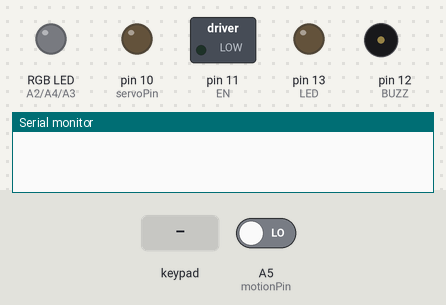
Bench run of a sketch on a simulated Arduino Uno, built with avr-gcc and run on an emulated ATmega328P. Parts: switched loads named in the sketch (green lamp = pin HIGH), an RGB LED mixed from three pins (HIGH = lit), output pins drawn as LEDs (lit = HIGH), buzzer (waves = sounding, pin HIGH), the last lines printed to the serial monitor. The test bench sets the inputs (shaded band); at power-on: A5 (motionPin) LOW.

Above: at 1.2 s.
1.3 s: keypad keys 1 2 3 A 4 5 pressed 0.4 s apart
At 3.46 s:
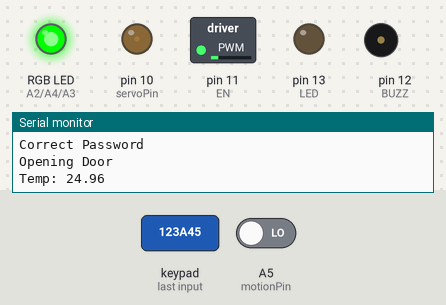
At 6.6 s:
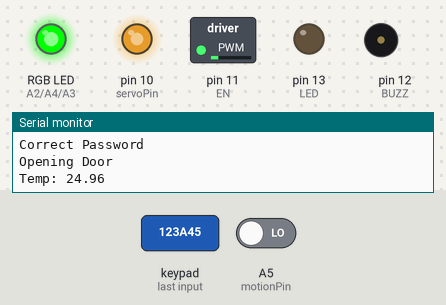
Timing chart, 0 to 8.1 s (numbered marks = the images above; inputs shaded):
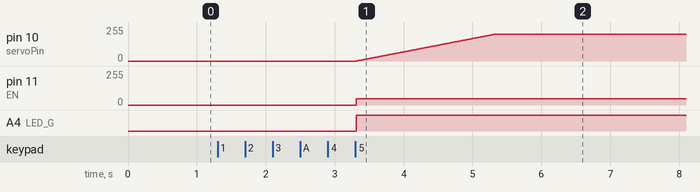

Measured:
- after the input at 1.3 s, pin 10 (servoPin): moves from 0/255 to 200/255 over 2.0 s, starting after 2.0 s; pin 11 (EN): 0/255 → 46/255 after 2.0 s; A4 (LED_G): LOW → HIGH after 2.0 s

The sketch:

ATmega_MindCloudProject.ino
```cpp
#include <Keypad.h>

#define BUZZ 12
#define LED 13
#define motionPin A5
#define servoPin 10
#define LDRPin A0
#define TempPin A1

#define LED_R A2
#define LED_G A4
#define LED_B A3

#define EN 11
bool doorOpen=0;
bool sysUnlock=0;

void setup(){

  pinMode(BUZZ, OUTPUT);
  pinMode(LED, OUTPUT);
  pinMode(motionPin, INPUT);
  pinMode(servoPin, OUTPUT);
  pinMode(LDRPin, INPUT);

  pinMode(LED_R, OUTPUT);
  pinMode(LED_G, OUTPUT);
  pinMode(LED_B, OUTPUT);

  pinMode(EN, OUTPUT);

  Serial.begin(9600);
}

//Door/

void openDoor(int start=0){
  for (int i=start; i<=200; i++){ //turn the servo motor
    analogWrite(servoPin, i);
    delay(10);
  }
}

void closeDoor(int end=200){
  for (int i=end; i>=0; i--){ //turn the servo motor
    //if (digitalRead(motionPin) == HIGH) return i; //if the door needs to open while it's closing, return with the value to start at opening
    analogWrite(servoPin, i);
    delay(10);
  }

  //return 60;
}


//KEYPAD Initials//
const byte ROWS = 4;
const byte COLS = 4;
char keys[ROWS][COLS] = {
  {'1','2','3','A'},
  {'4','5','6','B'},
  {'7','8','9','C'},
  {'*','0','#','D'}
};

//byte rowPins[ROWS] = {2, 3, 4, 5}; //connect to the row pinouts of the keypad
//byte colPins[COLS] = {6, 7, 8, 9}; //connect to the column pinouts of the keypad

byte rowPins[ROWS] = {9, 8, 7, 6}; //connect to the row pinouts of the keypad
byte colPins[COLS] = {5, 4, 3, 2}; //connect to the column pinouts of the keypad

Keypad keypad = Keypad( makeKeymap(keys), rowPins, colPins, ROWS, COLS );
int PW_Len = 6;
const int maxPW_Len = 32;
char Data[maxPW_Len]; //The incoming input password
char Master[maxPW_Len] = "123A45"; //The already set password
byte data_count = 0;
//bool CorrectPW;
//bool ChangePW;
////

//LDR//

void ldr(){

  const int threshold = 500;
  int sensor = analogRead(LDRPin);
  if(sensor<threshold){ //low light
    digitalWrite(LED,HIGH);  //turn LED on
  }
  else{
    digitalWrite(LED,LOW);  //turn LED off
  }
}

//TEMP//
//NOTE: The temp doesn't work because tinkercad doesn't have NTC sensors.
// The code below is for NTC Sensor (replace 500 with the comment line)

float temp;

void tempSense(){

  float v_ntc = 5.0/1023 * analogRead(TempPin); //* 500;//
  float current = (5.0-v_ntc)/10000.0;
  float r_ntc = v_ntc/current;
  temp = 1 / ( log(r_ntc/10000.0)/3950 + 1/(25.0+273.15)  ) -273.15;
  //temp=80;
  Serial.print("Temp: ");
  Serial.print(temp);
  Serial.print("\n");
  //delay(1500);


}

//RGB Light//

void setLED(char c){

  if (c=='G') digitalWrite(LED_G, HIGH);
  else digitalWrite(LED_G, LOW);
  if (c=='B') digitalWrite(LED_B, HIGH);
  else digitalWrite(LED_B, LOW);
  if (c=='R') digitalWrite(LED_R, HIGH);
  else digitalWrite(LED_R, LOW);

}

void RGB(float temp1){
  if (temp1<20){
  	setLED('B');
  }
  else if (temp1>=20 && temp1<=30){
  	setLED('G');
  }
  else {
  	setLED('R');
  }

}

//Motor Fan//

void motor(float temp1){

  //DC Motor R280 3-12V 13750RPM
  //analogWrite(EN, 255);

  if (temp1<20){
  	analogWrite(EN, 0);
  }
  else if (temp1>=20 && temp1<=30){
    int RMPtoAnalog = (temp*100/13750.0)*255;
  	analogWrite(EN, RMPtoAnalog);
  }
  else {
    int RMPtoAnalog = (3500/13750.0)*255;
  	analogWrite(EN, RMPtoAnalog);
  }
}

//System Functions//
void openCloseDoor(){
  startSys();

  sysUnlock=1;
  doorOpen=1;
  openDoor();
  delay(7000);
  closeDoor();
  doorOpen=0;
}

void startSys(){
  ldr();
  tempSense();
  RGB(temp);
  motor(temp);
}

//KEYPAD//
void kp(){

  delay(70);
  char key = keypad.getKey();

  if (key){
    Serial.print(key);
  	Serial.print("\n");
    Data[data_count]=key;
    data_count++;
  }

  if (data_count==PW_Len){

    if(!strcmp(Data, Master)){
      Serial.print("Correct Password\n");
      Serial.print("Opening Door\n");
      openCloseDoor();

      delay(1000);
      }
    else{
      //
      //SEND To Control Interface Too//
      //
      Serial.print("Incorrect Password\n");
      tone(BUZZ, 300, 500);

      delay(1000);
      }

  	//Clearing the data array
    data_count=0;
    for (int i=0; i<PW_Len; i++){
      Data[i]=0;
    }
  }


}


//Control Interface//

void ctrl(){

  if (Serial.available() > 0) {
    char msg[32] = "";
    int len = Serial.readBytes(msg, sizeof(msg) - 1); //msg buffer
    msg[len] = '\0';

    if (strcmp(msg, "open") == 0 && !doorOpen) {
      Serial.print("Opening Door\n");
      openCloseDoor();

    }
    else if (strcmp(msg, "change") == 0) {
        delay(5000);
        if (Serial.available() > 0) {
            len = Serial.readBytes(msg, sizeof(msg) - 1);
            msg[len] = '\0';

            if (strlen(msg) <30) {
              strcpy(Master, msg); //Copy new password to Master
              PW_Len = strlen(msg);
              Serial.print("Password Changed!\n");
            }
          else {
            Serial.print("Password Too Long!\n");
          }
        }
    }

    else if (strcmp(msg, "lock")==0) {
      sysUnlock=0;
      digitalWrite(LED,LOW);
      analogWrite(EN, 0);
      setLED('0');
      Serial.print("System Locked!\n");
    }

  }

}


//LOOP//

void loop(){
  //sysUnlock=1;

  //KEYPAD//
  if (!doorOpen) kp();

  //Control Interface//
  ctrl();
  //Serial.write(Master);
  //Serial.write("\n");
  //delay(1000);

  //PIR//
  if (!sysUnlock){
  	byte motionStatus = digitalRead(motionPin);
    if (motionStatus){
      	//
      	//SEND To Control Interface Too//
      	//
    	Serial.print("WARNING: Intruder\n");
    }
  }

  //Starting The System Functions//
  if (sysUnlock){

    startSys();

  }
}
```
